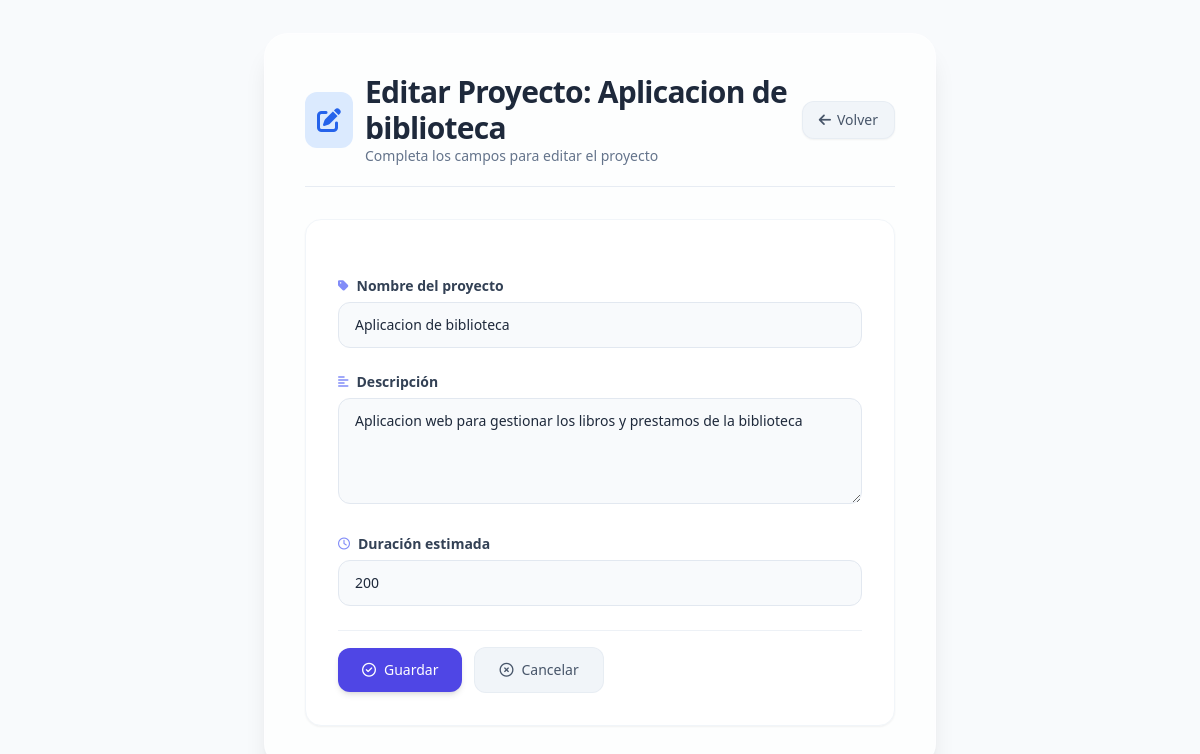
The app's page /proyectos/4/editar/ with its own data.
### gestor_proyectos/models.py (models this page shows)
class Proyecto(models.Model):
  nombre = models.CharField(max_length=100) # Campo de texto (varchar)
  descripcion = models.TextField() # Campo de texto largo
  duracion = models.IntegerField() # Campo numérico entero

### gestor_proyectos/views.py (the view, shortened to what this page needs)
# urls.py: path('proyectos/<int:id>/editar/', views.editar_proyecto, name="editar_proyecto"),
def editar_proyecto(request, id):
  proyecto = Proyecto.objects.get(id=id)
  return render(request, 'editar-proyecto.html', {'proyecto': proyecto})

### gestor_proyectos/templates/editar-proyecto.html (shortened to what this page needs)
<!DOCTYPE html>
<html lang="es">
<head>
    <script src="https://cdn.tailwindcss.com"></script>
    <link rel="stylesheet" href="https://cdnjs.cloudflare.com/ajax/libs/font-awesome/6.5.2/css/all.min.css" />
</head>
<body class="min-h-screen flex items-center justify-center p-4 md:p-8 font-sans antialiased">
    <div class="w-full max-w-2xl bg-white/70 backdrop-blur-sm rounded-3xl shadow-xl p-6 md:p-10 border border-white/40">
        <div class="flex items-center gap-3 mb-8 border-b border-slate-200/80 pb-5">
            <div class="bg-blue-100 p-3 rounded-xl text-blue-600">
                <i class="fa-solid fa-pen-to-square text-2xl"></i>
            </div>
            <div class="flex-1">
                <h1 class="text-2xl md:text-3xl font-bold text-slate-800 tracking-tight">
                    Editar Proyecto: {{ proyecto.nombre }}
                </h1>
                <p class="text-sm text-slate-500 font-light">
                    Completa los campos para editar el proyecto
                </p>
            </div>
            <a href="{% url 'proyectos' %}"
               class="inline-flex items-center gap-1.5 px-4 py-2 bg-slate-100 text-slate-600 text-sm font-medium rounded-xl border border-slate-200/60 hover:bg-slate-200 hover:border-slate-300 transition-all duration-150 shadow-sm hover:shadow">
                <i class="fa-solid fa-arrow-left"></i>
                <span class="hidden sm:inline">Volver</span>
            </a>
        </div>
        <div class="form-card bg-white rounded-2xl p-6 md:p-8 border border-slate-100 shadow-sm">
            <form method="post" class="space-y-6">
                <div class="space-y-1.5">
                    <label for="id_nombre" class="flex items-center gap-2 text-sm font-semibold text-slate-700">
                        <i class="fa-solid fa-tag text-indigo-400 text-xs"></i>
                        Nombre del proyecto
                    </label>
                    <input type="text"
                           name="nombre"
                           id="id_nombre"
                           value="{{ proyecto.nombre }}"
                           required
                           placeholder="Ej: Desarrollo E-commerce"
                           class="w-full px-4 py-3 bg-slate-50 border border-slate-200 rounded-xl text-slate-800 placeholder:text-slate-400 text-sm focus:border-indigo-400 focus:ring-2 focus:ring-indigo-100 transition-all duration-150" />
                </div>
                <div class="space-y-1.5">
                    <label for="id_descripcion" class="flex items-center gap-2 text-sm font-semibold text-slate-700">
                        <i class="fa-solid fa-align-left text-indigo-400 text-xs"></i>
                        Descripción
                    </label>
                    <textarea name="descripcion"
                              id="id_descripcion"
                              rows="4"
                              required
                              placeholder="Describe el objetivo y alcance del proyecto..."
                              class="w-full px-4 py-3 bg-slate-50 border border-slate-200 rounded-xl text-slate-800 placeholder:text-slate-400 text-sm focus:border-indigo-400 focus:ring-2 focus:ring-indigo-100 transition-all duration-150 resize-y"
                              >{{ proyecto.descripcion }}</textarea>
                </div>
                <div class="space-y-1.5">
                    <label for="id_duracion" class="flex items-center gap-2 text-sm font-semibold text-slate-700">
                        <i class="fa-regular fa-clock text-indigo-400 text-xs"></i>
                        Duración estimada
                    </label>
                    <input type="number"
                           name="duracion"
                           id="id_duracion"
                           value="{{ proyecto.duracion }}"
                           required
                           placeholder="Duración en días: 30, 60, 180"
                           class="w-full px-4 py-3 bg-slate-50 border border-slate-200 rounded-xl text-slate-800 placeholder:text-slate-400 text-sm focus:border-indigo-400 focus:ring-2 focus:ring-indigo-100 transition-all duration-150" />
                </div>
                <div class="pt-4 flex flex-col sm:flex-row items-center gap-3 border-t border-slate-200/60">
                    <button type="submit"
                            class="w-full sm:w-auto inline-flex items-center justify-center gap-2 px-6 py-3 bg-indigo-600 text-white text-sm font-medium rounded-xl hover:bg-indigo-700 transition-all duration-150 shadow-md hover:shadow-lg focus:ring-2 focus:ring-indigo-300 focus:ring-offset-2">
                        <i class="fa-regular fa-circle-check"></i>
                        Guardar
                    </button>
                    <a href="{% url 'proyectos' %}"
                       class="w-full sm:w-auto inline-flex items-center justify-center gap-2 px-6 py-3 bg-slate-100 text-slate-600 text-sm font-medium rounded-xl hover:bg-slate-200 transition-all duration-150 border border-slate-200/60">
                        <i class="fa-regular fa-circle-xmark"></i>
                        Cancelar
                    </a>
                </div>
            </form>
        </div>
    </div>
</body>
</html>

### gestor_proyectos/templates/editar-proyecto.html (style rules this page uses)
body { background: #f8fafc; }
.form-card { transition: transform 0.15s ease, box-shadow 0.15s ease; }
input, textarea { transition: border-color 0.15s ease, box-shadow 0.15s ease; }

### records on screen
Proyecto: nombre "Aplicacion de biblioteca", descripcion "Aplicacion web para gestionar los libros y prestamos de la biblioteca", duracion "200"
